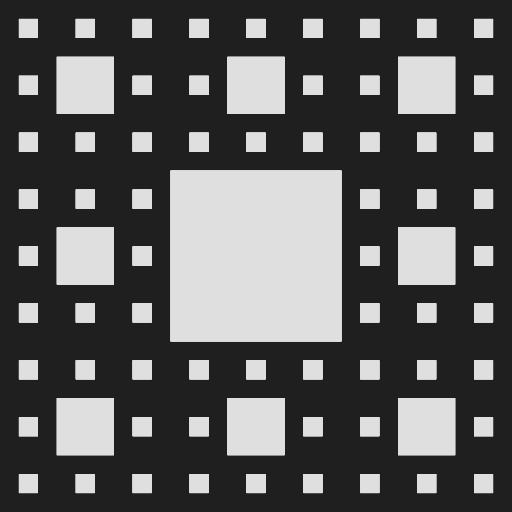
Frame 1 (no input)
Frame 2 (the mouse pressed at the canvas centre, redrawn once): identical to frame 1, image omitted

The Processing sketch that drew this single still picture (run headless with seeded random() and noise(); the mouse was pressed at the canvas centre and the sketch redrawn once):

// Processing sketch: ANI2012A19_SierpinskyCarpet
// ── ANI2012A19_SierpinskyCarpet.pde
// ANI2012A19_SierpinskyCarpet.pde
// Génération d'un système fractal de type tapis de Sierpinski.
// Touches haut et bas pour changer le niveau de profondeur et 1 et 2 pour le type de primitive vectorielle.

// paramètres
boolean useRectOrEllipse = true;

int thresholdIndex = 2;
int thresholdCount = 5;
int[] thresholdList  = {2, 3, 7, 19, 57};

float resolution = 512;

color colorBack = color(31, 31, 31);
color colorFill = color(223, 223, 223);

void setup()
{
  size(512, 512);
  noLoop();
  noStroke();
  fill(colorFill);
  rectMode(CENTER);
  ellipseMode(CENTER);
}

void draw()
{
  background(colorBack);

  // ramener l'origine au centre de la scène
  translate(width / 2.0f, height / 2.0f);

  // invocation de la fonction récursive qui sous-divise l'espace
  sierpinskyCarpet(resolution);
}

// fonction qui sous-divise récursivement un rectangle selon le principe de la forme fractale du tapis de Sierpinsky
void sierpinskyCarpet(float segment)
{
  // sous-division de l'espace
  segment = segment / 3.0f;

  // valider si le segment est plus grand ou égal au seuil minimal
  if (segment >= thresholdList[thresholdIndex])
  {
    // (1, 1) dessiner le carré en haut à gauche
    pushMatrix();
    drawShape(segment);
    translate(-segment, -segment);
    sierpinskyCarpet(segment);
    popMatrix();

    // (2, 1) dessiner le carré en haut au centre
    pushMatrix();
    drawShape(segment);
    translate(0, -segment);
    sierpinskyCarpet(segment);
    popMatrix();

    // (3, 1) dessiner le carré en haut à droite
    pushMatrix();
    drawShape(segment);
    translate(segment, -segment);
    sierpinskyCarpet(segment);
    popMatrix();

    // (2, 1) dessiner le carré centre gauche
    pushMatrix();
    drawShape(segment);
    translate(-segment, 0);
    sierpinskyCarpet(segment);
    popMatrix();

    // (2, 2) vide

    // (2, 3) dessiner le carré centre droit
    pushMatrix();
    drawShape(segment);
    translate(segment, 0);
    sierpinskyCarpet(segment);
    popMatrix();

    // (1, 3) dessiner le carré en bas à gauche
    pushMatrix();
    drawShape(segment);
    translate(-segment, segment);
    sierpinskyCarpet(segment);
    popMatrix();

    // (2, 3) dessiner le carré en bas au centre
    pushMatrix();
    drawShape(segment);
    translate(0, segment);
    sierpinskyCarpet(segment);
    popMatrix();

    // (3, 3) dessiner le carré en bas à droit
    pushMatrix();
    drawShape(segment);
    translate(segment, segment);
    sierpinskyCarpet(segment);
    popMatrix();
  }
}

void drawShape(float segment)
{
  if (useRectOrEllipse)
    rect(0, 0, segment, segment);
  else
    ellipse(0, 0, segment, segment);
}

void keyReleased()
{
  if (keyCode == UP)
    thresholdIndex = --thresholdIndex > 0 ? thresholdIndex : 0;
  if (keyCode == DOWN)
    thresholdIndex = ++thresholdIndex < thresholdCount - 1 ? thresholdIndex : thresholdCount - 1;

  if (keyCode == '1')
    useRectOrEllipse = true;
  if (keyCode == '2')
    useRectOrEllipse = false;

  println("threshold at index " + thresholdIndex + " is : " + thresholdList[thresholdIndex]);

  // redessiner la scène
  redraw();
}
